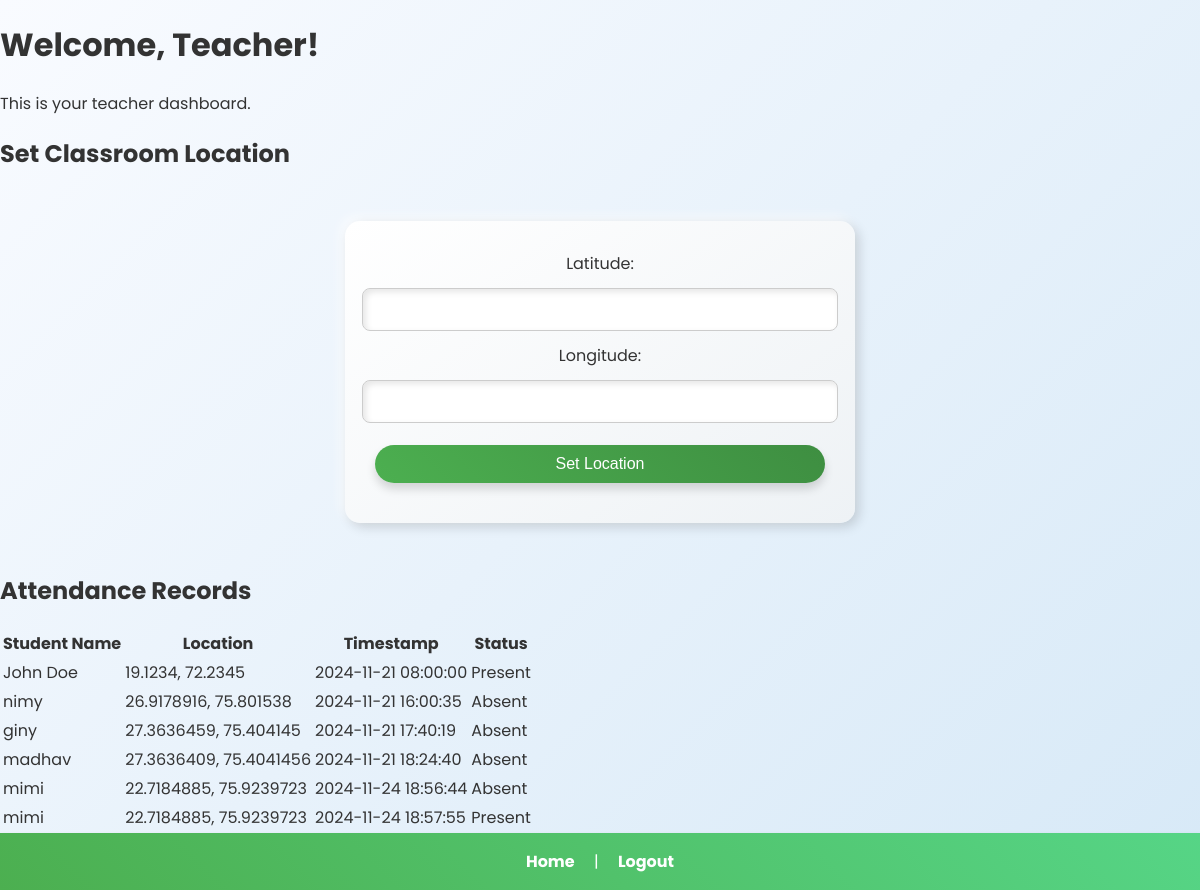
The app's page /teacher_dashboard (signed in) with its own data.
### tables this page shows
CREATE TABLE attendance (
    id INTEGER PRIMARY KEY,
    student_name TEXT NOT NULL,
    latitude REAL NOT NULL,
    longitude REAL NOT NULL,
    timestamp TEXT NOT NULL,
    status TEXT NOT NULL
);

### app.py (the view)
@app.route('/teacher_dashboard')
def teacher_dashboard():
    if 'username' not in session:
        return redirect(url_for('login'))
    conn = get_db()
    cursor = conn.cursor()
    cursor.execute('SELECT student_name, latitude, longitude, timestamp, status FROM attendance')
    attendance_records = cursor.fetchall()
    conn.close()
    return render_template('teacher_dashboard.html', attendance_records=attendance_records)

### app.py (called while the page is built)
def get_db():
    conn = sqlite3.connect('attendance.db')
    conn.row_factory = sqlite3.Row  # This helps us get dictionary-like access to rows
    return conn

### templates/teacher_dashboard.html (shortened to what this page needs)
<!DOCTYPE html>
<html lang="en">
<head>
    <link rel="stylesheet" href="{{ url_for('static', filename='style.css') }}">
</head>
<body>
    <div class="container">
        <h1>Welcome, Teacher!</h1>
        <p>This is your teacher dashboard.</p>
        <h2>Set Classroom Location</h2>
        <form action="/set_location" method="POST">
            <label for="latitude">Latitude:</label>
            <input type="text" id="latitude" name="latitude" required>
            <label for="longitude">Longitude:</label>
            <input type="text" id="longitude" name="longitude" required>
            <button type="submit">Set Location</button>
        </form>
        <h2>Attendance Records</h2>
        <table>
            <thead>
                <tr>
                    <th>Student Name</th>
                    <th>Location</th>
                    <th>Timestamp</th>
                    <th>Status</th>
                </tr>
            </thead>
            <tbody>
                {% for attendance in attendance_records %}
                <tr>
                    <td>{{ attendance.student_name }}</td>
                    <td>{{ attendance.latitude }}, {{ attendance.longitude }}</td>
                    <td>{{ attendance.timestamp }}</td>
                    <td>{{ attendance.status }}</td>
                </tr>
                {% endfor %}
            </tbody>
        </table>
    </div>
    <nav>
        <a href="{{ url_for('index') }}">Home</a> |
        <a href="{{ url_for('logout') }}">Logout</a>
    </nav>
</body>
</html>

### static/style.css (style rules this page uses)
body { font-family: 'Poppins', sans-serif; margin: 0; padding: 0; background: linear-gradient(135deg, #f9fbff, #d7e9f7); color: #333; overflow-x: hidden; }
a { text-decoration: none; color: inherit; }
nav { background: linear-gradient(45deg, #4caf50, #56d586); color: white; padding: 1rem; text-align: center; box-shadow: 0 4px 6px rgba(0, 0, 0, 0.2); position: sticky; top: 0; z-index: 1000; animation: slideIn 0.6s ease-out; }
nav a { color: white; font-weight: bold; margin: 0 15px; transition: color 0.3s ease, transform 0.2s ease; }
button { background: linear-gradient(45deg, #4caf50, #3e8e41); color: white; border: none; padding: 10px 20px; margin: 10px 0; cursor: pointer; font-size: 16px; border-radius: 25px; transition: transform 0.3s ease, box-shadow 0.3s ease, background 0.3s ease; box-shadow: 0 6px 10px rgba(0, 0, 0, 0.15); }
form { width: 100%; max-width: 450px; margin: 50px auto; background: linear-gradient(145deg, #ffffff, #eef2f5); padding: 30px; border-radius: 15px; box-shadow: 4px 4px 12px rgba(0, 0, 0, 0.15), -4px -4px 12px rgba(255, 255, 255, 0.7); display: flex; flex-direction: column; align-items: center; animation: fadeIn 1s ease-out; }
form input, form select { width: 100%; padding: 12px; margin: 12px 0; border: 1px solid #ccc; border-radius: 8px; font-size: 15px; box-shadow: inset 3px 3px 6px rgba(0, 0, 0, 0.1), inset -3px -3px 6px rgba(255, 255, 255, 0.7); transition: border-color 0.3s ease, box-shadow 0.3s ease; }
form button { width: 100%; }

### records on screen
attendance: student_name "John Doe", latitude "19.1234", longitude "72.2345", timestamp "2024-11-21 08:00:00", status "Present"
attendance: student_name "nimy", latitude "26.9178916", longitude "75.801538", timestamp "2024-11-21 16:00:35", status "Absent"
attendance: student_name "giny", latitude "27.3636459", longitude "75.404145", timestamp "2024-11-21 17:40:19", status "Absent"
attendance: student_name "madhav", latitude "27.3636409", longitude "75.4041456", timestamp "2024-11-21 18:24:40", status "Absent"
attendance: student_name "mimi", latitude "22.7184885", longitude "75.9239723", timestamp "2024-11-24 18:56:44", status "Absent"
attendance: student_name "mimi", latitude "22.7184885", longitude "75.9239723", timestamp "2024-11-24 18:57:55", status "Present"
